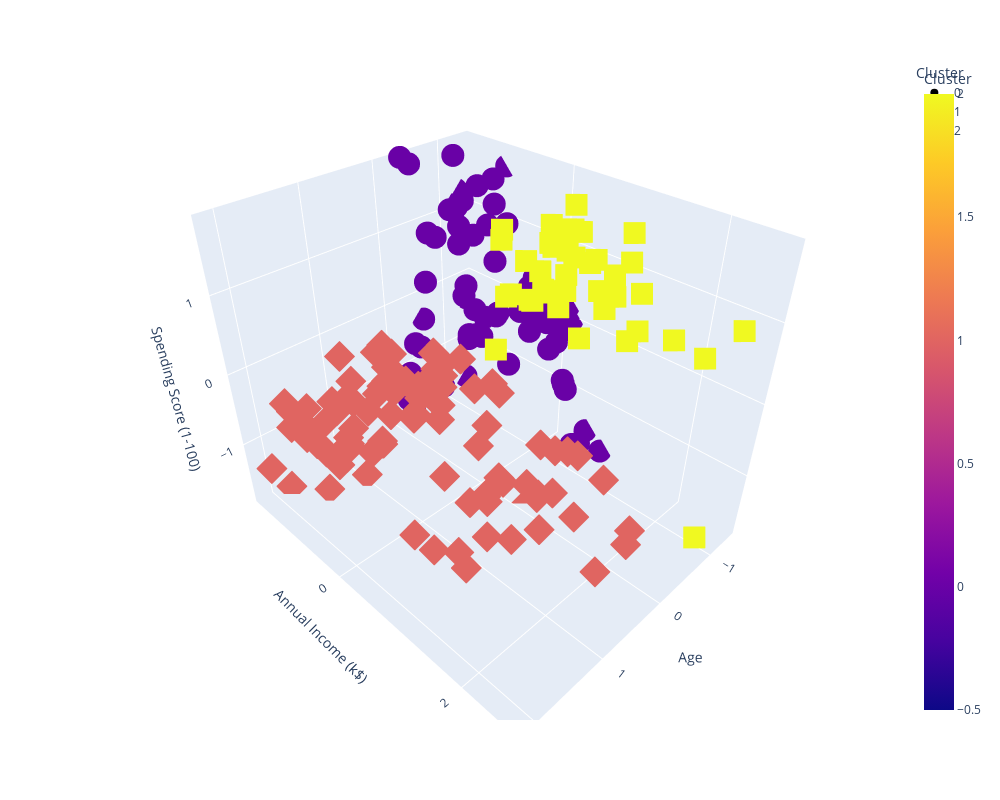

Notebook code cell kept with this figure:
### Code cell
import plotly.express as px

# Assuming Df_Std is your DataFrame with columns: 'Age', 'Annual Income (k$)', 'Spending Score (1-100)'
Df_Std['Cluster'] = kmeans.labels_

# Create 3D scatter plot
fig = px.scatter_3d(Df_Std, x='Age', y='Annual Income (k$)', z='Spending Score (1-100)', color='Cluster', symbol='Cluster')

# Update layout for better visibility and set width and height
fig.update_layout(
    scene=dict(
        xaxis=dict(nticks=4, range=[min(Df_Std['Age']), max(Df_Std['Age'])]),
        yaxis=dict(nticks=4, range=[min(Df_Std['Annual Income (k$)']), max(Df_Std['Annual Income (k$)'])]),
        zaxis=dict(nticks=4, range=[min(Df_Std['Spending Score (1-100)']), max(Df_Std['Spending Score (1-100)'])]),
    ),
    width=1000,  # Set the desired width
    height=800  # Set the desired height
)

# Show the plot
fig.show()
